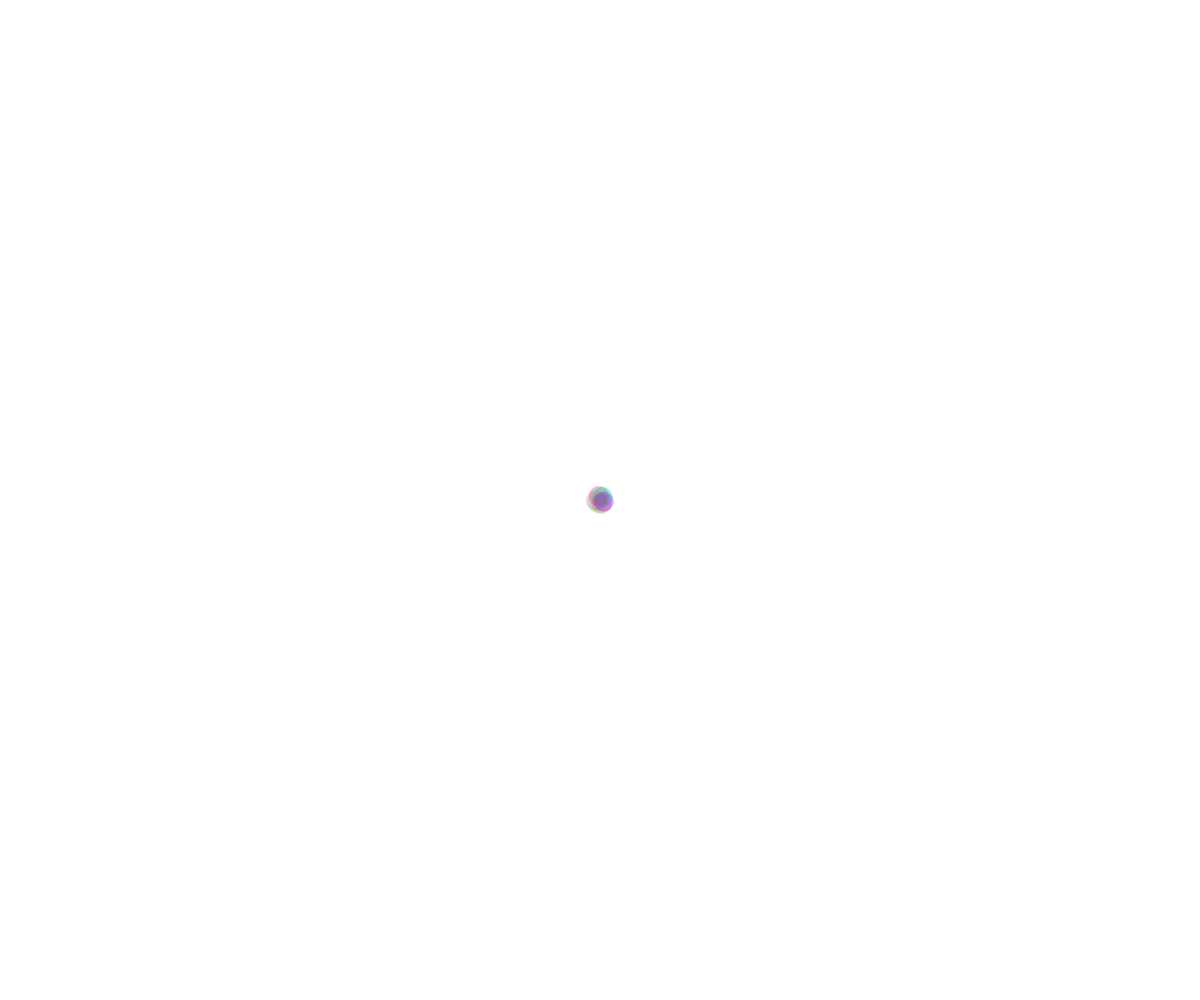
Frame 1 (no input)
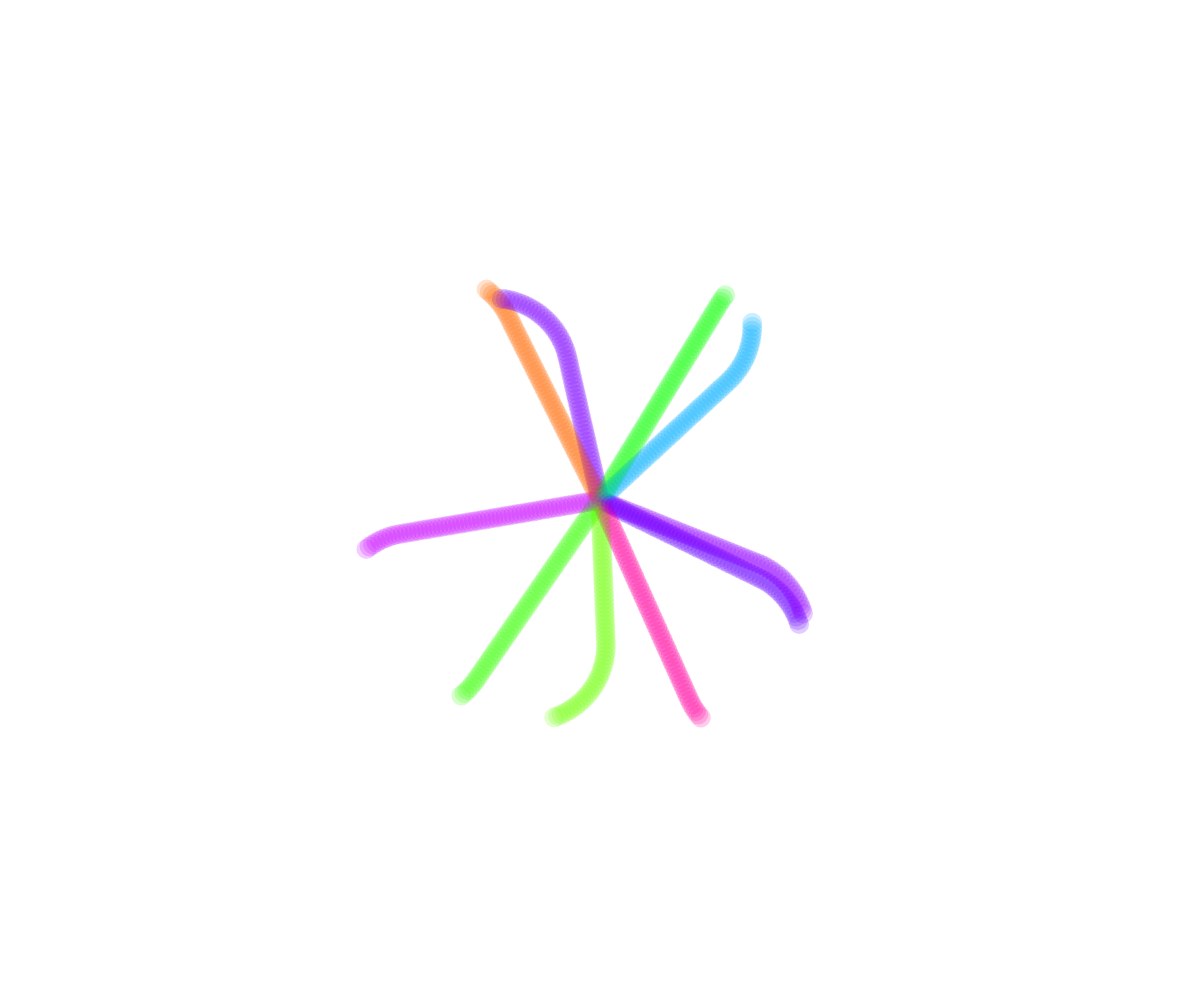
Frame 60 (no input)
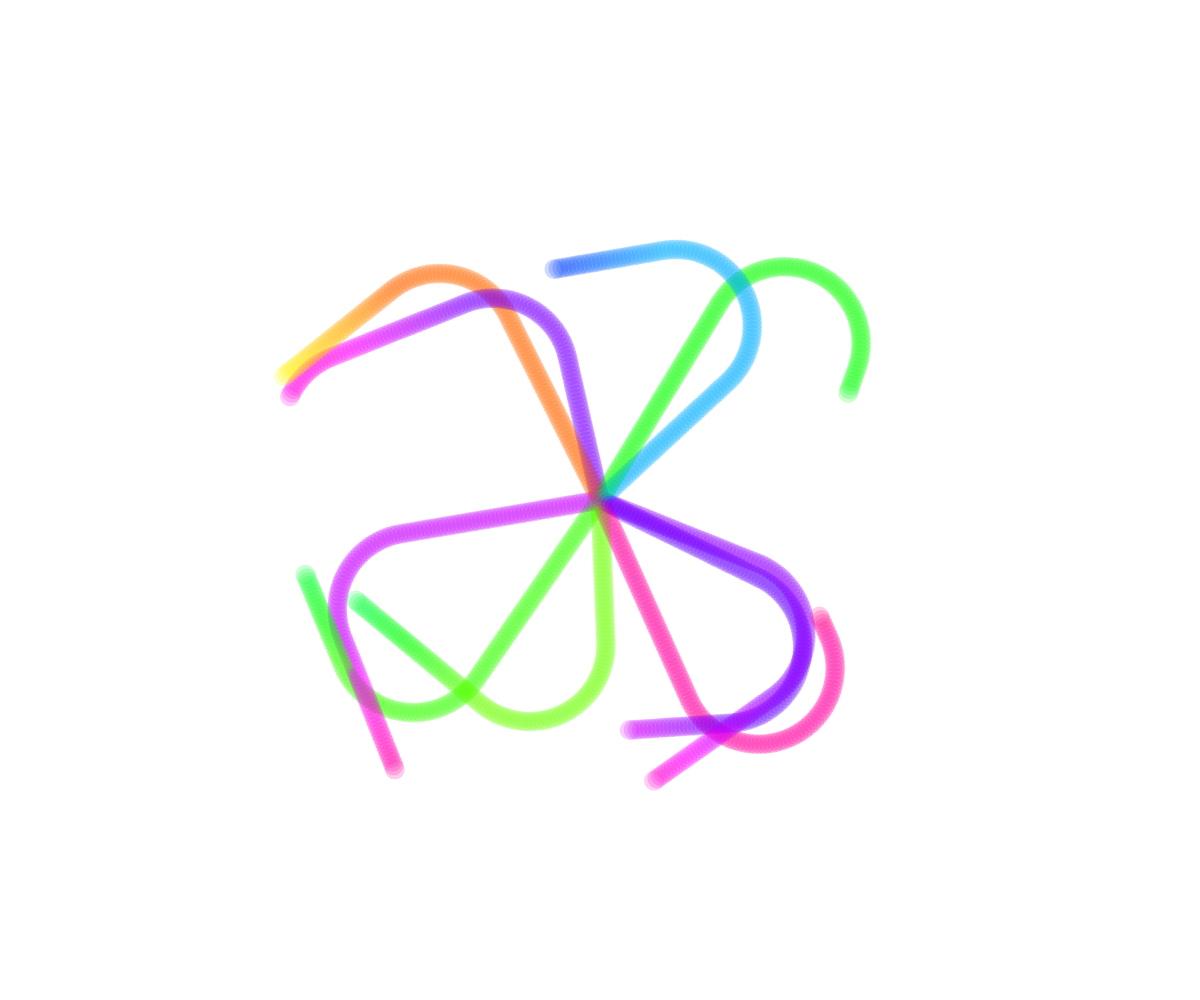
Frame 120 (the mouse pressed at the canvas centre since frame 60)

The p5.js sketch that drew these frames (run headless with seeded random() and noise() and a simulated clock; from frame 60 on, the mouse is pressed at the canvas centre):

// p5.js sketch
// ── sketch.js
//declaro un arreglo
let c = [];
let cantidad = 10;

function setup() {
  createCanvas( windowWidth, windowHeight );
  
  for( let i=0 ; i<cantidad ; i++ ){
    c[i] = new Caminante( width/2 , height/2 );
  }

  background(255);
  fill(0);
}

function draw() {
  /*push();
  noStroke()
  fill(255,5);
  rect( 0 , 0 , width , height );
  pop();*/

  for( let i=0 ; i<cantidad ; i++ ){

    /*if( mouseIsPressed ){
      c[i].seguir( mouseX , mouseY );
    }*/
    c[i].actualizar();
    c[i].dibujar();
    
  }
}

// ── caminante.js
const MIN_TIEMPO_LINEA_RECTA = 30;
const MAX_TIEMPO_LINEA_RECTA = 60;
const MIN_TIEMPO_GIRANDO = 30;
const MAX_TIEMPO_GIRANDO = 60;

class Caminante{

    constructor( x_ = 100 , y_ = 100 ){
        this.x = x_;
        this.y = y_;
        this.t = 20;
        this.vel = 4;
        this.dir = random( radians(360) );

        this.giroHorario = true;
        this.anguloGiro = 3;

        this.estado = "recta";
        this.tiempo = int( random( MIN_TIEMPO_LINEA_RECTA, MAX_TIEMPO_LINEA_RECTA) )

        this.tinte = random(360);

    }

    dibujar(){
        push();
        colorMode( HSB , 360 , 100 , 100 , 100 );
        this.elColor = color( this.tinte ,100 , 100 , 20 );
        fill( this.elColor );
        noStroke();
        ellipse( this.x , this.y , this.t , this.t );
        pop();
    }

    actualizar(){

        if( this.estado === "recta" ){ //--- estado
            this.mover();
            if( this.tiempo <= 0 ){ //--- EVENTO
                this.estado = "gira";
                this.tiempo = int( random( MIN_TIEMPO_GIRANDO, MAX_TIEMPO_GIRANDO ));
                this.giroHorario = random(100)<50;
                this.anguloGiro = 3 * ( this.giroHorario ? 1 : -1 );
            }else{
                this.tiempo --;
            }
        }else if( this.estado === "gira" ){ //--- estado
            this.dir += radians( this.anguloGiro );
            this.mover();
            if( this.tiempo <= 0 ){ //--- EVENTO
                if( random(100)<70 ){
                    this.estado = "degrade";
                }else{
                    this.estado = "recta";
                }
                

                this.tiempo = int( random( MIN_TIEMPO_LINEA_RECTA, MAX_TIEMPO_LINEA_RECTA) )
            }else{
                this.tiempo --;
            }
        }else if( this.estado === "degrade" ){ //--- estado
            this.tinte = (this.tinte+1) % 360;
            this.mover();
            if( this.tiempo <= 0 ){ //--- EVENTO
                this.estado = "gira";
                this.tiempo = int( random( MIN_TIEMPO_GIRANDO, MAX_TIEMPO_GIRANDO ));
                this.giroHorario = random(100)<50;
                this.anguloGiro = 3 * ( this.giroHorario ? 1 : -1 );
            }else{
                this.tiempo --;
            }
        }

    }


    mover(){

        //this.dir += radians( random(-10,10) );

        let dx = this.vel * cos( this.dir );
        let dy = this.vel * sin( this.dir );
        this.x += dx;
        this.y += dy;

        this.x = ( this.x>width ? this.x-width : this.x );
        this.x = ( this.x<0 ? this.x+width : this.x );
        this.y = ( this.y>height ? this.y-height : this.y );
        this.y = ( this.y<0 ? this.y+height : this.y );
    }

    seguir( xo_ , yo_ ){
        this.dir = atan2( yo_-this.y , xo_-this.x );
    }

}
// ── horizontal.js
class horizontal {
  constructor(horizontal) {
    this.manchas = horizontal;
    this.posY = height / 2;
    this.posX = width / 2;
    this.tam = width; // Define el tamaño en el que se dibujan las líneas
    this.altura = 0;
    this.vel = random(5);
    this.opacidad = 50;
    this.sprite = 0;
  }

  dibujar() {
    if (mouseX > 0 && mouseX < width) {
      this.altura = int(map(mouseX, 0, width, 0, 5));
      this.opacidad = int(map(mouseX, 0, width, 3, 50));
    }

    image(
      this.manchas[this.altura][this.sprite],
      this.posX,
      this.posY,
      this.tam +100,
      this.tam,
      this.opacidad
    );

   //para que los sprites no corran tan rapido
    if (frameCount % 6 === 0) {
      this.sprite++;
    } else {
    }
    if (this.sprite == 5) {
      this.sprite = 0;
    }

  }

  actualizar() {
    this.posX += this.vel;
    if (this.posX < width / 2 - 30) {
      this.vel = 2;
    } else if (this.posX > width / 2 + 30) {
      this.vel = -2;
    }
    this.posY += random(-6, 6);
    if (this.posY < 100) {
      this.posY += (-4, 6);
    } else if (this.posY > height - 100) {
      this.posY -= (-6, 4);
    }
  }
}

// ── style.css
html, body {
  background-color: aquamarine;
  margin: 0;
  padding: 0;
}

canvas {
  display: block;
  margin: auto;
}

// ── vertical.js
class vertical {
  constructor(vertical) {
    this.img = vertical;
    this.cantidadVerticales = int(random(3, 7)); // Asegurar que es un número entero
    //this.estanDibujadas = false;
    this.linea = [];
    this.posY = [];
    this.posX = [];
    this.velocidad = [];
    this.tam = 350; // Define el tamaño en el que se dibujan las líneas
    this.limiteinferior = 400; // Define el limite superior del lienzo para determinar inicializacion en Y de las líneas
    this.limitesuperior = -150; // Define el limite inferior
    this.agudeza; // Define la agudeza ( a nivel prorotipo, la determina la posicion del MouseY)
    this.calida = []; // Este booleano evalua si la linea es o no calida para determinar su direccion en Y
  }

  inicializar() {
    // Este método asigna valores para todas las propiedades de las líneas
    for (let i = 0; i < this.cantidadVerticales; i++) {
      this.posY.push(int(random(this.limitesuperior * 2, 0)));
      this.posX.push(100 + i * 75);
      this.velocidad.push(int(random(5, 7)));
      this.linea.push(int(random(this.img.length))); // Selecciona la linea dentro del arreglo de imagenes
      this.calida.push(this.linea[i] < 7 ? true : false); // Evalua si la línea es calida o no
    }
  }

  dibujar() {
    for (let i = 0; i < this.cantidadVerticales; i++) {
      image(
        this.img[this.linea[i]],
        this.posX[i],
        this.posY[i],
        this.tam,
        this.tam
      );
    }

    // if (!this.estanDibujadas) {
    // for (let i = 0; i < this.cantidadVerticales; i++) {
    //     let idx = int(random(this.img.length)); // Índice aleatorio dentro del rango de imágenes
    //     if (this.img[idx]) {
    //         let x = 100 + i * 75;
    //        // let y = this.posY[i]; // Usar i para mantener la posición correcta
    //         image(this.img[idx], x, this.posY[i], 350, 350);
    //     }
    // }
    // this.estanDibujadas = true;
    // }

    // if (!this.estanDibujadas){
    //     for (let i = 0; i < this.cantidadVerticales; i++) {
    //         if (this.img[i]) {
    //             this.pinceladaRandom= int(random(9));
    //             image(this.img[this.pinceladaRandom], 100 + i * 75 , this.posY[i], 350, 350);
    //         }
    //     }
    // }
  }

  actualizar() {
    // Prototipo de agudeza de la voz con valor de Mouse Y:
    // si está por encima de la mitad del lienzo,
    // sería voz aguda; y si está por debajo, voz grave.
    this.agudeza = mouseY;

    //  Este for determina la direccion de las lineas segun agudeza de voz
    for (let i = 0; i < this.posY.length; i++) {
      if (this.agudeza > height / 2) { // Voz aguda = MouseY en mitad de lienzo hacia arriba
        // Si la voz es aguda suben los calidos y bajan los frios
        if (this.calida[i]) {
          this.posY[i] += this.velocidad[i]; // Suben lineas calidas 
        } else if (!this.calida[i]) {
          this.posY[i] -= this.velocidad[i]; // Bajan lineas frias
        }
      } else if (this.agudeza < height / 2) { // Voz grave = MouseY en mitad de lienzo hacia abajo
        // Si la voz es grave suben los frios y bajan los calidos
        if (this.calida[i]) {
          this.posY[i] -= this.velocidad[i]; // Suben lineas frias
        } else if (!this.calida[i]) {
          this.posY[i] += this.velocidad[i]; //Bajan lineas calidas
        }
      } else {
      }

      // Reiniciar la posición si la imagen se sale de los límites
      if (this.posY[i] > height + this.limiteinferior) {
        this.posY[i] = this.limitesuperior;
      } else if (this.posY[i] < this.limitesuperior
      ) {
        this.posY[i] = height + this.limiteinferior;
      }
    }
  }

  //   for (let i = 0; i < this.posY.length; i++) {
  //     this.posY[i] += this.velocidad * this.direccion[i];
  //     // Reiniciar la posición si la imagen se sale de los límites
  //     if (
  //       this.direccion[i] === 1 &&
  //       this.posY[i] > height + this.limiteinferior
  //     ) {
  //       this.posY[i] = this.limitesuperior;
  //     } else if (
  //       this.direccion[i] === -1 &&
  //       this.posY[i] < this.limitesuperior
  //     ) {
  //       this.posY[i] = height + this.limiteinferior;
  //     }
  //   }
  //}
}
